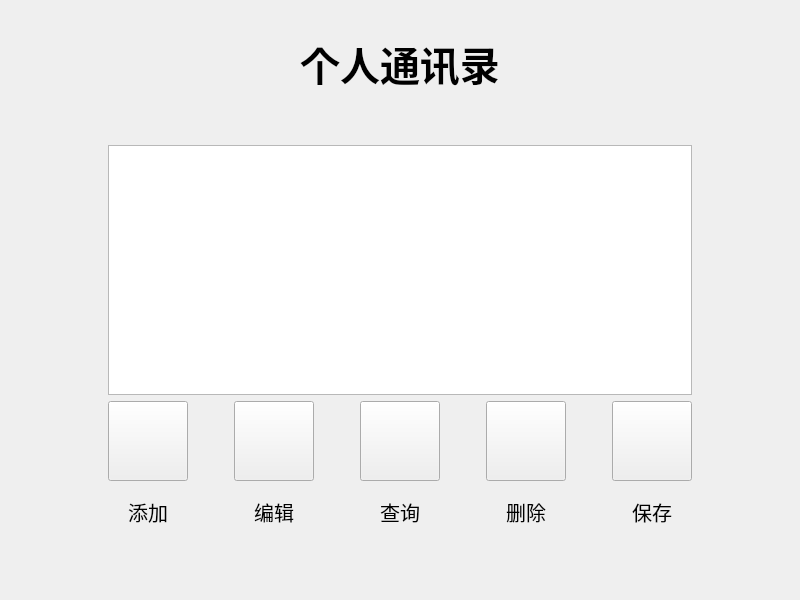
<?xml version="1.0" encoding="UTF-8"?>
<ui version="4.0">
 <class>Widget</class>
 <widget class="QWidget" name="Widget">
  <property name="geometry">
   <rect>
    <x>0</x>
    <y>0</y>
    <width>800</width>
    <height>600</height>
   </rect>
  </property>
  <property name="windowTitle">
   <string>Widget</string>
  </property>
  <layout class="QGridLayout" name="gridLayout_2">
   <item row="0" column="1">
    <spacer name="verticalSpacer_2">
     <property name="orientation">
      <enum>Qt::Vertical</enum>
     </property>
     <property name="sizeHint" stdset="0">
      <size>
       <width>20</width>
       <height>50</height>
      </size>
     </property>
    </spacer>
   </item>
   <item row="1" column="0">
    <spacer name="horizontalSpacer_5">
     <property name="orientation">
      <enum>Qt::Horizontal</enum>
     </property>
     <property name="sizeHint" stdset="0">
      <size>
       <width>64</width>
       <height>20</height>
      </size>
     </property>
    </spacer>
   </item>
   <item row="1" column="1" rowspan="2" colspan="2">
    <layout class="QGridLayout" name="gridLayout">
     <item row="0" column="0">
      <widget class="QLabel" name="label">
       <property name="font">
        <font>
         <pointsize>30</pointsize>
         <weight>75</weight>
         <bold>true</bold>
        </font>
       </property>
       <property name="text">
        <string>个人通讯录</string>
       </property>
       <property name="alignment">
        <set>Qt::AlignCenter</set>
       </property>
      </widget>
     </item>
     <item row="1" column="0">
      <spacer name="verticalSpacer_3">
       <property name="orientation">
        <enum>Qt::Vertical</enum>
       </property>
       <property name="sizeHint" stdset="0">
        <size>
         <width>20</width>
         <height>100</height>
        </size>
       </property>
      </spacer>
     </item>
     <item row="2" column="0">
      <widget class="QListWidget" name="listWidget">
       <property name="minimumSize">
        <size>
         <width>300</width>
         <height>250</height>
        </size>
       </property>
      </widget>
     </item>
     <item row="3" column="0">
      <layout class="QHBoxLayout" name="horizontalLayout">
       <item>
        <layout class="QVBoxLayout" name="verticalLayout">
         <item>
          <widget class="QPushButton" name="add">
           <property name="minimumSize">
            <size>
             <width>80</width>
             <height>80</height>
            </size>
           </property>
           <property name="styleSheet">
            <string notr="true">border-image: url(:/picture/add.png);</string>
           </property>
           <property name="text">
            <string/>
           </property>
          </widget>
         </item>
         <item>
          <widget class="QLabel" name="label_2">
           <property name="minimumSize">
            <size>
             <width>50</width>
             <height>50</height>
            </size>
           </property>
           <property name="font">
            <font>
             <pointsize>15</pointsize>
            </font>
           </property>
           <property name="text">
            <string>添加</string>
           </property>
           <property name="alignment">
            <set>Qt::AlignCenter</set>
           </property>
          </widget>
         </item>
        </layout>
       </item>
       <item>
        <spacer name="horizontalSpacer">
         <property name="orientation">
          <enum>Qt::Horizontal</enum>
         </property>
         <property name="sizeHint" stdset="0">
          <size>
           <width>40</width>
           <height>20</height>
          </size>
         </property>
        </spacer>
       </item>
       <item>
        <layout class="QVBoxLayout" name="verticalLayout_2">
         <item>
          <widget class="QPushButton" name="edit">
           <property name="minimumSize">
            <size>
             <width>80</width>
             <height>80</height>
            </size>
           </property>
           <property name="styleSheet">
            <string notr="true">border-image: url(:/picture/edit.png);</string>
           </property>
           <property name="text">
            <string/>
           </property>
          </widget>
         </item>
         <item>
          <widget class="QLabel" name="label_3">
           <property name="minimumSize">
            <size>
             <width>50</width>
             <height>50</height>
            </size>
           </property>
           <property name="font">
            <font>
             <pointsize>15</pointsize>
            </font>
           </property>
           <property name="text">
            <string>编辑</string>
           </property>
           <property name="alignment">
            <set>Qt::AlignCenter</set>
           </property>
          </widget>
         </item>
        </layout>
       </item>
       <item>
        <spacer name="horizontalSpacer_2">
         <property name="orientation">
          <enum>Qt::Horizontal</enum>
         </property>
         <property name="sizeHint" stdset="0">
          <size>
           <width>40</width>
           <height>20</height>
          </size>
         </property>
        </spacer>
       </item>
       <item>
        <layout class="QVBoxLayout" name="verticalLayout_3">
         <item>
          <widget class="QPushButton" name="find">
           <property name="minimumSize">
            <size>
             <width>80</width>
             <height>80</height>
            </size>
           </property>
           <property name="styleSheet">
            <string notr="true">border-image: url(:/picture/find.png);</string>
           </property>
           <property name="text">
            <string/>
           </property>
          </widget>
         </item>
         <item>
          <widget class="QLabel" name="label_4">
           <property name="minimumSize">
            <size>
             <width>50</width>
             <height>50</height>
            </size>
           </property>
           <property name="font">
            <font>
             <pointsize>15</pointsize>
            </font>
           </property>
           <property name="text">
            <string>查询</string>
           </property>
           <property name="alignment">
            <set>Qt::AlignCenter</set>
           </property>
          </widget>
         </item>
        </layout>
       </item>
       <item>
        <spacer name="horizontalSpacer_3">
         <property name="orientation">
          <enum>Qt::Horizontal</enum>
         </property>
         <property name="sizeHint" stdset="0">
          <size>
           <width>40</width>
           <height>20</height>
          </size>
         </property>
        </spacer>
       </item>
       <item>
        <layout class="QVBoxLayout" name="verticalLayout_4">
         <item>
          <widget class="QPushButton" name="del">
           <property name="minimumSize">
            <size>
             <width>80</width>
             <height>80</height>
            </size>
           </property>
           <property name="styleSheet">
            <string notr="true">border-image: url(:/picture/delete.png);</string>
           </property>
           <property name="text">
            <string/>
           </property>
          </widget>
         </item>
         <item>
          <widget class="QLabel" name="label_5">
           <property name="minimumSize">
            <size>
             <width>50</width>
             <height>50</height>
            </size>
           </property>
           <property name="font">
            <font>
             <pointsize>15</pointsize>
            </font>
           </property>
           <property name="text">
            <string>删除</string>
           </property>
           <property name="alignment">
            <set>Qt::AlignCenter</set>
           </property>
          </widget>
         </item>
        </layout>
       </item>
       <item>
        <spacer name="horizontalSpacer_4">
         <property name="orientation">
          <enum>Qt::Horizontal</enum>
         </property>
         <property name="sizeHint" stdset="0">
          <size>
           <width>40</width>
           <height>20</height>
          </size>
         </property>
        </spacer>
       </item>
       <item>
        <layout class="QVBoxLayout" name="verticalLayout_5">
         <item>
          <widget class="QPushButton" name="save">
           <property name="minimumSize">
            <size>
             <width>80</width>
             <height>80</height>
            </size>
           </property>
           <property name="styleSheet">
            <string notr="true">border-image: url(:/picture/save.png);</string>
           </property>
           <property name="text">
            <string/>
           </property>
          </widget>
         </item>
         <item>
          <widget class="QLabel" name="label_6">
           <property name="minimumSize">
            <size>
             <width>50</width>
             <height>50</height>
            </size>
           </property>
           <property name="font">
            <font>
             <pointsize>15</pointsize>
            </font>
           </property>
           <property name="text">
            <string>保存</string>
           </property>
           <property name="alignment">
            <set>Qt::AlignCenter</set>
           </property>
          </widget>
         </item>
        </layout>
       </item>
      </layout>
     </item>
    </layout>
   </item>
   <item row="2" column="3">
    <spacer name="horizontalSpacer_6">
     <property name="orientation">
      <enum>Qt::Horizontal</enum>
     </property>
     <property name="sizeHint" stdset="0">
      <size>
       <width>64</width>
       <height>20</height>
      </size>
     </property>
    </spacer>
   </item>
   <item row="3" column="2">
    <spacer name="verticalSpacer">
     <property name="orientation">
      <enum>Qt::Vertical</enum>
     </property>
     <property name="sizeHint" stdset="0">
      <size>
       <width>20</width>
       <height>79</height>
      </size>
     </property>
    </spacer>
   </item>
  </layout>
 </widget>
 <resources/>
 <connections/>
</ui>
